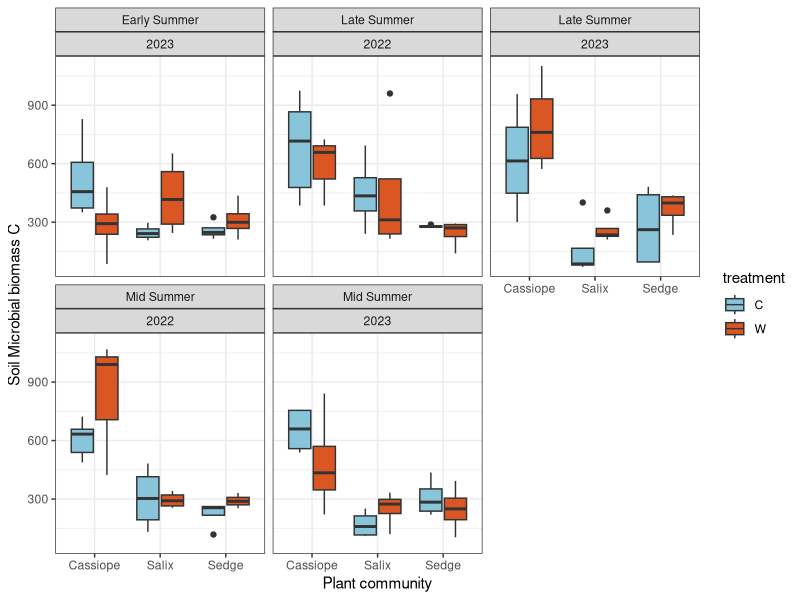
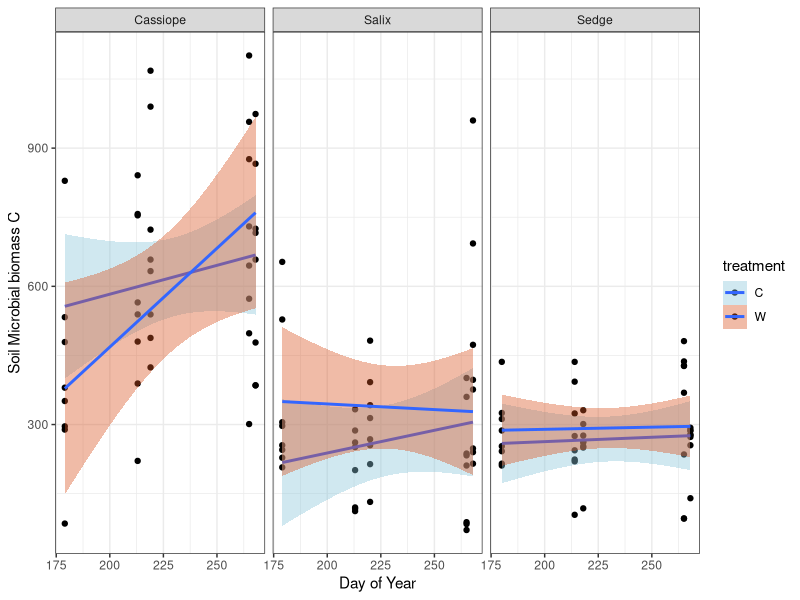
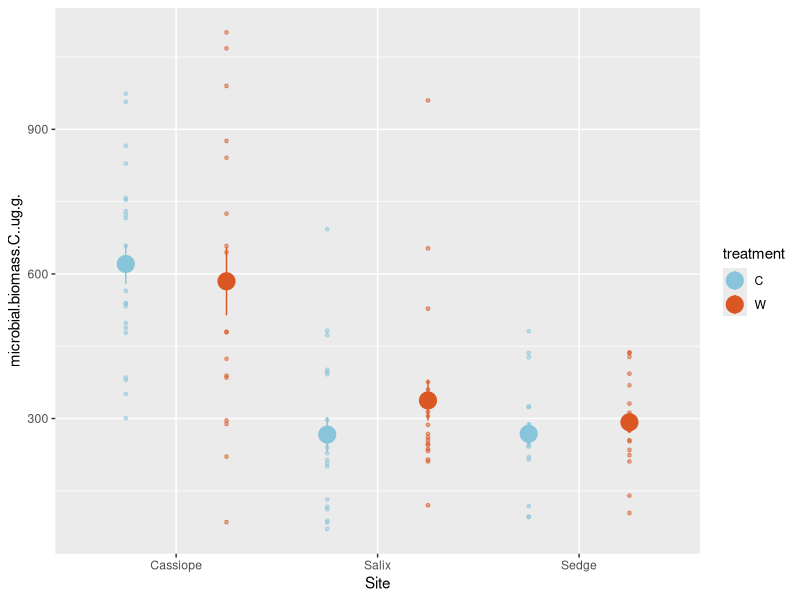
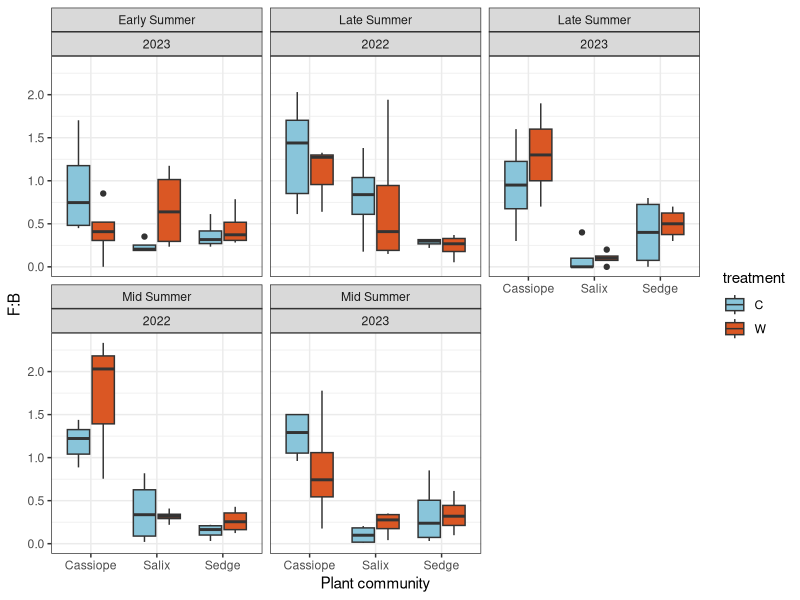
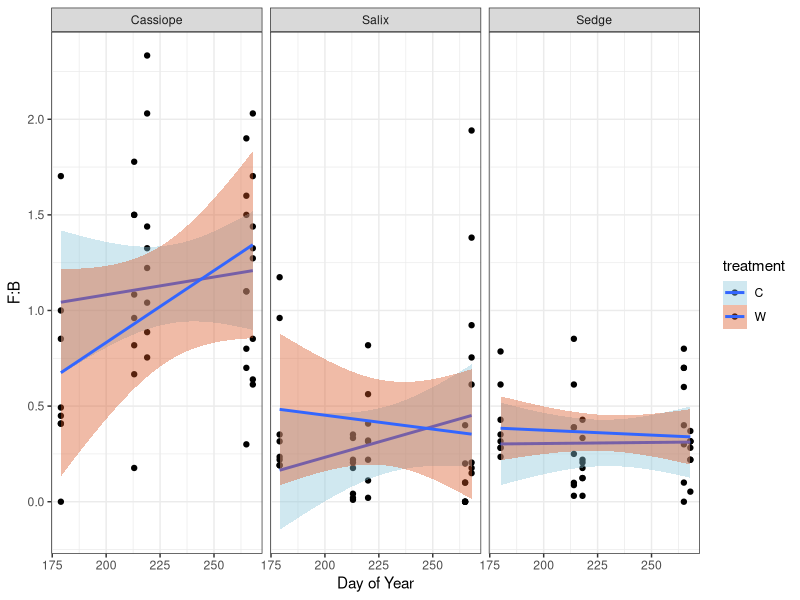
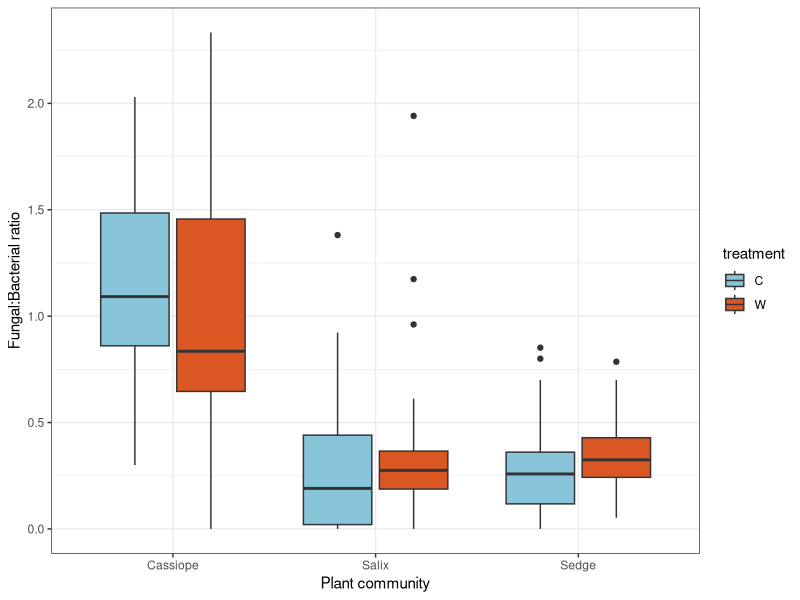
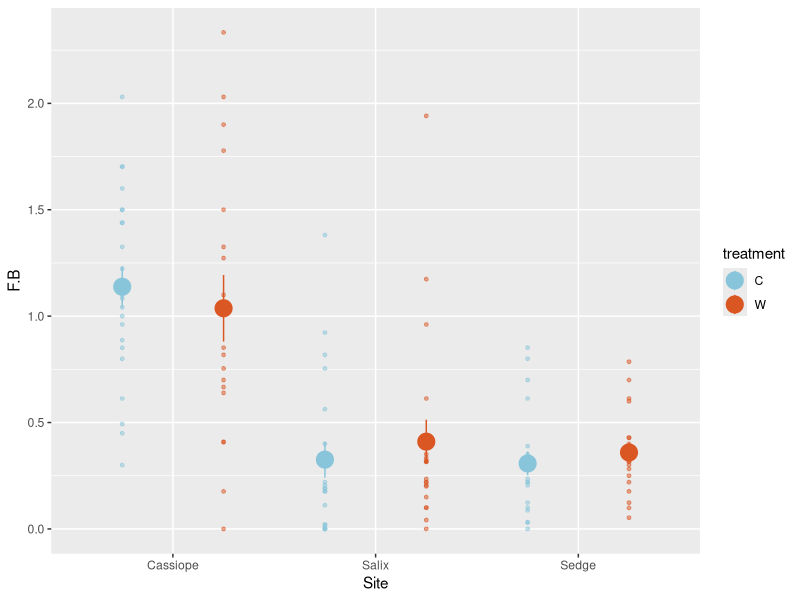
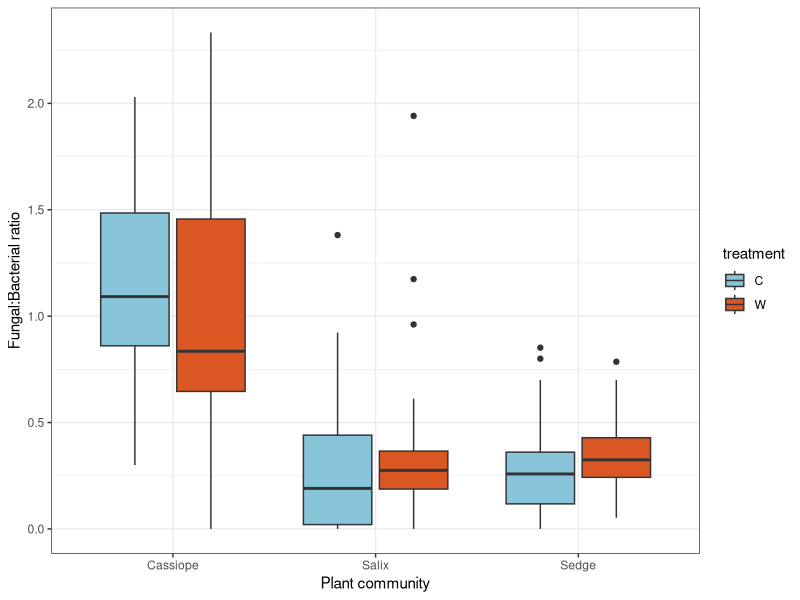

The R source for these figures, in order: (Note: this script raises an error after producing the figures.)
library(ggplot2)
library(tidyr)
library(dplyr)
library(tidyverse)
library(lubridate)
library(lme4)
library(lmerTest)

dat<-read.csv("Microbiometer_analysis/Microbiometer_Data_complete.csv")
dat<-rename(dat, treatment=treatment..W.C.)
str(dat)

#make pre/post flood 
dat$plot<-as.numeric(dat$Plot)
unique(dat$Date)

dat$year <- lubridate::year(dat$Date)
dat$doy <- lubridate::yday(dat$Date)


#S1= first sampling S2= second sampling
dat<-group_by(dat, year)%>%
  mutate(., Season=case_when(doy<200 ~ "Early Summer",
                             doy>240 ~ "Late Summer",
                             TRUE ~"Mid Summer"))

  #mutate(dat, doy=yday(Date))%>%
 # mutate(time=if_else(doy<250, "S1", "S2"))%>%
  #      mutate(., flood=case_when(plot<7 ~"flood",
   #                            TRUE~ "no flood"))

#dat<-mutate(dat, time=fct_relevel(time, "pre", "post"))

#Mic biomass by treatment 
# may want to log these? for normal distribution?
            ggplot(dat, aes(x=Site, y=microbial.biomass.C..ug.g., fill=treatment))+
              geom_boxplot(aes(fill=treatment))+
             ylab("Soil Microbial biomass C")+ theme_bw() + xlab("Plant community") +
            scale_fill_manual(values=c( "#89C5DA", "#DA5724")) +
              facet_wrap(~Season + year)
            
            ggplot(dat, aes(x=doy, y=microbial.biomass.C..ug.g., fill=treatment))+
              geom_point(aes(fill=treatment))+
              geom_smooth(method="lm")+
              facet_wrap(~Site)+
              ylab("Soil Microbial biomass C")+ theme_bw() + xlab("Day of Year") +
              scale_fill_manual(values=c( "#89C5DA", "#DA5724")) #+
              #facet_wrap(~Season + year)
            
            ggplot(dat, aes(x=Site, y=microbial.biomass.C..ug.g.))+
              geom_jitter(mapping = aes(x=Site, y=microbial.biomass.C..ug.g., colour=treatment), 
                          size=1, alpha=0.5, position=position_dodge(width=1))+
              geom_pointrange(mapping = aes(x=Site, y=microbial.biomass.C..ug.g., colour=treatment),
                              stat = "summary", position=position_dodge(width=1), size=1.2)+
              scale_color_manual(values=c( "#89C5DA", "#DA5724")) 
            
#F:B by treatment             
            ggplot(dat, aes(x=Site, y=F.B, fill=treatment))+
              geom_boxplot(aes(fill=treatment))+
              ylab("F:B")+ theme_bw() + xlab("Plant community") +
              scale_fill_manual(values=c( "#89C5DA", "#DA5724")) +
              facet_wrap(~Season + year)
            
            ggplot(dat, aes(x=doy, y=F.B, fill=treatment))+
              geom_point(aes(fill=treatment))+
              geom_smooth(method="lm")+
              facet_wrap(~Site)+
              ylab("F:B")+ theme_bw() + xlab("Day of Year") +
              scale_fill_manual(values=c( "#89C5DA", "#DA5724")) #+
            #facet_wrap(~Season + year)
            
             ggplot(dat, aes(x=Site, y=F.B, fill=treatment))+
            geom_boxplot(aes(fill=treatment))+
              ylab("Fungal:Bacterial ratio")+ theme_bw() + xlab("Plant community")+
              scale_fill_manual(values=c( "#89C5DA", "#DA5724")) 
            
            ggplot(dat, aes(x=Site, y=F.B))+
            geom_jitter(mapping = aes(x=Site, y=F.B, colour=treatment), 
                        size=1, alpha=0.5, position=position_dodge(width=1))+
              geom_pointrange(mapping = aes(x=Site, y=F.B, colour=treatment),
                              stat = "summary", position=position_dodge(width=1), size=1.2)+
              scale_color_manual(values=c( "#89C5DA", "#DA5724")) 
            

    ggplot(dat, aes(x=Site, y=F.B, fill=treatment))+
              geom_boxplot(aes(fill=treatment))+
              ylab("Fungal:Bacterial ratio")+ theme_bw() + xlab("Plant community")+
              scale_fill_manual(values=c( "#89C5DA", "#DA5724")) 

#plots for BC PARF talk 
#first trip vs. second trip by treatment     
#MBC
ggplot(dat, aes(x=time, y=microbial.biomass.C..ug.g., fill=treatment))+
      geom_boxplot(aes(fill=treatment))+
      ylab("Soil Microbial biomass C")+ theme_bw() + xlab("Plant community")+
      scale_fill_manual(values=c( "#89C5DA", "#DA5724")) +
      facet_wrap(~Site)
#F:B
ggplot(dat, aes(x=time, y= F.B, fill=treatment))+
  geom_boxplot(aes(fill=treatment))+
  ylab("Fungi:Bacteria")+ theme_bw() + xlab("Plant community")+
  scale_fill_manual(values=c( "#89C5DA", "#DA5724")) +
  facet_wrap(~Site)

#during vs. post flood 
#Subset for flooded plots 
#MBC
ggplot(subset(dat,Site=="Salix"&flood!="no flood"), aes(x=flood, y=microbial.biomass.C..ug.g., fill=treatment))+
  geom_boxplot(aes(fill=treatment))+
  ylab("Soil Microbial biomass C")+ theme_bw() + xlab("Plant community")+
  scale_fill_manual(values=c( "#89C5DA", "#DA5724")) +
  facet_wrap(~time)

#F:B
ggplot(subset(dat,Site=="Salix"&flood!="no flood"), aes(x=flood, y=F.B, fill=treatment))+
  geom_boxplot(aes(fill=treatment))+
  ylab("Fungi:Bacteria")+ theme_bw() + xlab("Plant community")+
  scale_fill_manual(values=c( "#89C5DA", "#DA5724")) +
  facet_wrap(~time)

# ANOVAs
# check distribution
hist(dat$microbial.biomass.C..ug.g.)
#Check transformation to normal
hist(log(dat$microbial.biomass.C..ug.g.))

Model1 <- aov(data = dat, formula = log(microbial.biomass.C..ug.g.) ~ treatment*Season*Site)
summary(Model1)
TukeyHSD(Model1)

#look at cass only
Modelcass <- aov(data = subset(dat, Site=="Cassiope"), 
                 formula = log(microbial.biomass.C..ug.g.) ~ treatment*Season*as.factor(year))
summary(Modelcass)
TukeyHSD(Modelcass)

# F:B
#check distribution
hist(dat$F.B)
# transofrming the data (cube root)
dat$F.Bcubr <- (dat$F.B^(1/3))
# running the model
ModelFB <- aov(data = dat, formula = F.Bcubr ~ treatment*Season*Site)
summary(ModelFB)   

#Linear model
Linear1 <- lm(data = dat, formula = log(microbial.biomass.C..ug.g.) ~ doy*Site*treatment)
summary(Linear1)
hist(dat$microbial.biomass.C..ug.g.)
